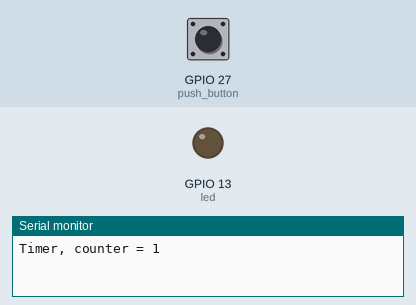
A sketch run on a simulated ESP32. Shown: output pins drawn as LEDs (lit = HIGH), the last lines printed to the serial monitor. Inputs (shaded band) come from the test bench; at power-on: GPIO 27 (push_button) HIGH.

Above: at 1.2 s.
1.3 s: GPIO 27 (push_button) pulled LOW for 0.15 s
At 1.7 s:
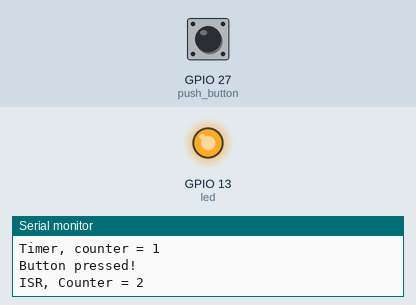
Timing chart, 0 to 12.9 s (numbered marks = the images above; inputs shaded):
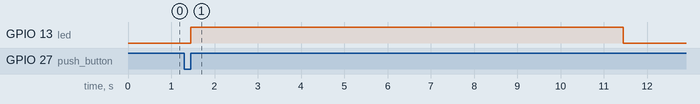

Measured:
- after the input at 1.3 s, GPIO 13 (led): LOW → HIGH after 0.15 s, → LOW 10.0 s later

The sketch:

Test_Interrupts.ino
```cpp
#define time_seconds 10
#define timer_counter 1

const int led = 13;
const int push_button = 27;
unsigned long now = 0;
unsigned long last_trigger = 0;
unsigned long previous_millis = 0;
boolean start_timer = false;
volatile int counter = 0; //Volatile to be stored in RAM and accesible by ISRs

void IRAM_ATTR buttonPressed(){
  Serial.println("Button pressed!");
  digitalWrite(led, HIGH);
  start_timer = true;
  last_trigger = millis();
  counter++;
  Serial.print("ISR, Counter = ");Serial.println(counter);
}

void setup() {
  Serial.begin(115200);
  pinMode(push_button, INPUT_PULLUP);
  attachInterrupt(digitalPinToInterrupt(push_button),buttonPressed,RISING);
  pinMode(led,OUTPUT);
  digitalWrite(led,LOW);
}

void loop() {
  now = millis();
  if(start_timer &&(now - last_trigger > (time_seconds*1000))){
    Serial.println("LED turned off...");
    digitalWrite(led,LOW);
    start_timer = false;
    counter++;
    Serial.print("Trigger Loop, counter = ");
    Serial.println(counter);
  }
  if(now - previous_millis > (timer_counter*1000)){
    previous_millis = millis();
    counter++;
    Serial.print("Timer, counter = ");
    Serial.println(counter);
  }
}
```
